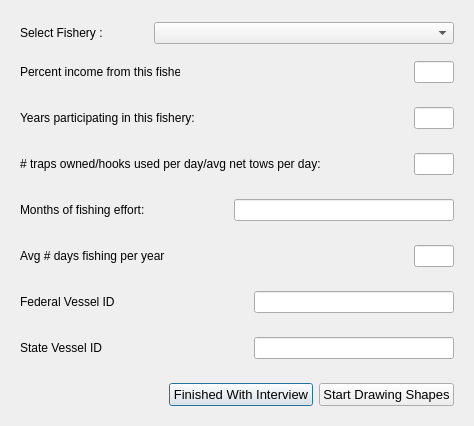
<ui version="4.0" >
 <author>Aaron Racicot</author>
 <class>SelectFishery</class>
 <widget class="QDialog" name="SelectFishery" >
  <property name="geometry" >
   <rect>
    <x>0</x>
    <y>0</y>
    <width>474</width>
    <height>426</height>
   </rect>
  </property>
  <property name="windowTitle" >
   <string>OpenOceanMap - Select Fishery</string>
  </property>
  <layout class="QVBoxLayout" name="verticalLayout" >
   <item>
    <layout class="QHBoxLayout" name="horizontalLayout_3" >
     <item>
      <widget class="QWidget" native="1" name="widget" >
       <layout class="QHBoxLayout" >
        <property name="spacing" >
         <number>6</number>
        </property>
        <property name="leftMargin" >
         <number>9</number>
        </property>
        <property name="topMargin" >
         <number>9</number>
        </property>
        <property name="rightMargin" >
         <number>9</number>
        </property>
        <property name="bottomMargin" >
         <number>0</number>
        </property>
        <item>
         <widget class="QLabel" name="fishery_text" >
          <property name="minimumSize" >
           <size>
            <width>100</width>
            <height>0</height>
           </size>
          </property>
          <property name="maximumSize" >
           <size>
            <width>100</width>
            <height>16777215</height>
           </size>
          </property>
          <property name="text" >
           <string>Select Fishery :</string>
          </property>
         </widget>
        </item>
        <item>
         <spacer name="horizontalSpacer_2" >
          <property name="orientation" >
           <enum>Qt::Horizontal</enum>
          </property>
          <property name="sizeHint" stdset="0" >
           <size>
            <width>40</width>
            <height>20</height>
           </size>
          </property>
         </spacer>
        </item>
        <item>
         <widget class="QComboBox" name="fishery_comboBox" >
          <property name="minimumSize" >
           <size>
            <width>300</width>
            <height>0</height>
           </size>
          </property>
          <property name="maximumSize" >
           <size>
            <width>300</width>
            <height>16777215</height>
           </size>
          </property>
          <item>
           <property name="text" >
            <string/>
           </property>
          </item>
          <item>
           <property name="text" >
            <string>Albacore Tuna - Troll (Jig)</string>
           </property>
          </item>
          <item>
           <property name="text" >
            <string>Dungeness Crab - Trap</string>
           </property>
          </item>
          <item>
           <property name="text" >
            <string>Flatfish – Hook and Line</string>
           </property>
          </item>
          <item>
           <property name="text" >
            <string>Groundfish - Midwater Trawl Pre RCA</string>
           </property>
          </item>
          <item>
           <property name="text" >
            <string>Groundfish - Midwater Trawl Post RCA</string>
           </property>
          </item>
          <item>
           <property name="text" >
            <string>Groundfish - Bottom Trawl Pre RCA</string>
           </property>
          </item>
          <item>
           <property name="text" >
            <string>Groundfish - Bottom Trawl Post RCA</string>
           </property>
          </item>
          <item>
           <property name="text" >
            <string>Groundfish - Longline Pre RCA (LE)</string>
           </property>
          </item>
          <item>
           <property name="text" >
            <string>Groundfish - Longline Post RCA (LE)</string>
           </property>
          </item>
          <item>
           <property name="text" >
            <string>Groundfish - Hook and Line Pre RCA (LE)</string>
           </property>
          </item>
          <item>
           <property name="text" >
            <string>Groundfish - Hook and Line Post RCA (LE)</string>
           </property>
          </item>
          <item>
           <property name="text" >
            <string>Groundfish - Trap Pre RCA (LE)</string>
           </property>
          </item>
          <item>
           <property name="text" >
            <string>Groundfish - Trap Post RCA (LE)</string>
           </property>
          </item>
          <item>
           <property name="text" >
            <string>Groundfish - Longline Pre RCA (OA)</string>
           </property>
          </item>
          <item>
           <property name="text" >
            <string>Groundfish - Longline Post RCA (OA)</string>
           </property>
          </item>
          <item>
           <property name="text" >
            <string>Groundfish - Hook and Line Pre RCA (OA)</string>
           </property>
          </item>
          <item>
           <property name="text" >
            <string>Groundfish - Hook and Line Post RCA (OA)</string>
           </property>
          </item>
          <item>
           <property name="text" >
            <string>Groundfish - Trap Pre RCA (OA)</string>
           </property>
          </item>
          <item>
           <property name="text" >
            <string>Groundfish - Trap Post RCA (OA)</string>
           </property>
          </item>
          <item>
           <property name="text" >
            <string>Hagfish – Trap</string>
           </property>
          </item>
          <item>
           <property name="text" >
            <string>Halibut – Longline</string>
           </property>
          </item>
          <item>
           <property name="text" >
            <string>Pink Shrimp – Trawl</string>
           </property>
          </item>
          <item>
           <property name="text" >
            <string>Salmon – Troll</string>
           </property>
          </item>
          <item>
           <property name="text" >
            <string>Sardine - Net (Seine)</string>
           </property>
          </item>
          <item>
           <property name="text" >
            <string>Shrimp/Prawn – Trap</string>
           </property>
          </item>
          <item>
           <property name="text" >
            <string>Urchin - Dive</string>
           </property>
          </item>
          <item>
           <property name="text" >
            <string>Other</string>
           </property>
          </item>
         </widget>
        </item>
       </layout>
      </widget>
     </item>
    </layout>
   </item>
   <item>
    <layout class="QHBoxLayout" name="horizontalLayout_5" >
     <item>
      <widget class="QWidget" native="1" name="widget_3" >
       <layout class="QHBoxLayout" name="horizontalLayout_4" >
        <item>
         <widget class="QLabel" name="label" >
          <property name="minimumSize" >
           <size>
            <width>160</width>
            <height>0</height>
           </size>
          </property>
          <property name="maximumSize" >
           <size>
            <width>160</width>
            <height>16777215</height>
           </size>
          </property>
          <property name="text" >
           <string>Percent income from this fishery:</string>
          </property>
         </widget>
        </item>
        <item>
         <spacer name="horizontalSpacer_3" >
          <property name="orientation" >
           <enum>Qt::Horizontal</enum>
          </property>
          <property name="sizeHint" stdset="0" >
           <size>
            <width>40</width>
            <height>20</height>
           </size>
          </property>
         </spacer>
        </item>
        <item>
         <widget class="QLineEdit" name="fish_perc_income" >
          <property name="minimumSize" >
           <size>
            <width>40</width>
            <height>0</height>
           </size>
          </property>
          <property name="maximumSize" >
           <size>
            <width>40</width>
            <height>16777215</height>
           </size>
          </property>
         </widget>
        </item>
       </layout>
       <zorder>fish_perc_income</zorder>
       <zorder>label</zorder>
       <zorder>horizontalSpacer_3</zorder>
      </widget>
     </item>
    </layout>
   </item>
   <item>
    <layout class="QHBoxLayout" name="horizontalLayout_7" >
     <item>
      <widget class="QWidget" native="1" name="widget_4" >
       <layout class="QHBoxLayout" name="horizontalLayout_8" >
        <item>
         <widget class="QLabel" name="label_3" >
          <property name="minimumSize" >
           <size>
            <width>200</width>
            <height>0</height>
           </size>
          </property>
          <property name="maximumSize" >
           <size>
            <width>200</width>
            <height>16777215</height>
           </size>
          </property>
          <property name="text" >
           <string>Years participating in this fishery:</string>
          </property>
         </widget>
        </item>
        <item>
         <spacer name="horizontalSpacer_3" >
          <property name="orientation" >
           <enum>Qt::Horizontal</enum>
          </property>
          <property name="sizeHint" stdset="0" >
           <size>
            <width>40</width>
            <height>20</height>
           </size>
          </property>
         </spacer>
        </item>
        <item>
         <widget class="QLineEdit" name="fish_yrs_partic" >
          <property name="minimumSize" >
           <size>
            <width>40</width>
            <height>0</height>
           </size>
          </property>
          <property name="maximumSize" >
           <size>
            <width>40</width>
            <height>16777215</height>
           </size>
          </property>
         </widget>
        </item>
       </layout>
      </widget>
     </item>
    </layout>
   </item>
   <item>
    <layout class="QHBoxLayout" name="horizontalLayout_13" >
     <item>
      <widget class="QWidget" native="1" name="widget_7" >
       <layout class="QHBoxLayout" name="horizontalLayout_14" >
        <item>
         <widget class="QLabel" name="label_6" >
          <property name="minimumSize" >
           <size>
            <width>300</width>
            <height>0</height>
           </size>
          </property>
          <property name="maximumSize" >
           <size>
            <width>300</width>
            <height>16777215</height>
           </size>
          </property>
          <property name="text" >
           <string># traps owned/hooks used per day/avg net tows per day:</string>
          </property>
         </widget>
        </item>
        <item>
         <spacer name="horizontalSpacer_3" >
          <property name="orientation" >
           <enum>Qt::Horizontal</enum>
          </property>
          <property name="sizeHint" stdset="0" >
           <size>
            <width>40</width>
            <height>20</height>
           </size>
          </property>
         </spacer>
        </item>
        <item>
         <widget class="QLineEdit" name="fish_num_gear" >
          <property name="minimumSize" >
           <size>
            <width>40</width>
            <height>0</height>
           </size>
          </property>
          <property name="maximumSize" >
           <size>
            <width>40</width>
            <height>16777215</height>
           </size>
          </property>
         </widget>
        </item>
       </layout>
      </widget>
     </item>
    </layout>
   </item>
   <item>
    <layout class="QHBoxLayout" name="horizontalLayout_9" >
     <item>
      <widget class="QWidget" native="1" name="widget_5" >
       <layout class="QHBoxLayout" name="horizontalLayout_10" >
        <item>
         <widget class="QLabel" name="label_4" >
          <property name="minimumSize" >
           <size>
            <width>160</width>
            <height>0</height>
           </size>
          </property>
          <property name="maximumSize" >
           <size>
            <width>160</width>
            <height>16777215</height>
           </size>
          </property>
          <property name="text" >
           <string>Months of fishing effort:</string>
          </property>
         </widget>
        </item>
        <item>
         <spacer name="horizontalSpacer_3" >
          <property name="orientation" >
           <enum>Qt::Horizontal</enum>
          </property>
          <property name="sizeHint" stdset="0" >
           <size>
            <width>40</width>
            <height>20</height>
           </size>
          </property>
         </spacer>
        </item>
        <item>
         <widget class="QLineEdit" name="fish_months" >
          <property name="minimumSize" >
           <size>
            <width>220</width>
            <height>0</height>
           </size>
          </property>
          <property name="maximumSize" >
           <size>
            <width>200</width>
            <height>16777215</height>
           </size>
          </property>
         </widget>
        </item>
       </layout>
      </widget>
     </item>
    </layout>
   </item>
   <item>
    <layout class="QHBoxLayout" name="horizontalLayout_11" >
     <item>
      <widget class="QWidget" native="1" name="widget_6" >
       <layout class="QHBoxLayout" name="horizontalLayout_12" >
        <item>
         <widget class="QLabel" name="label_5" >
          <property name="minimumSize" >
           <size>
            <width>160</width>
            <height>0</height>
           </size>
          </property>
          <property name="maximumSize" >
           <size>
            <width>160</width>
            <height>16777215</height>
           </size>
          </property>
          <property name="text" >
           <string>Avg # days fishing per year</string>
          </property>
         </widget>
        </item>
        <item>
         <spacer name="horizontalSpacer_3" >
          <property name="orientation" >
           <enum>Qt::Horizontal</enum>
          </property>
          <property name="sizeHint" stdset="0" >
           <size>
            <width>40</width>
            <height>20</height>
           </size>
          </property>
         </spacer>
        </item>
        <item>
         <widget class="QLineEdit" name="fish_avg_days" >
          <property name="minimumSize" >
           <size>
            <width>40</width>
            <height>0</height>
           </size>
          </property>
          <property name="maximumSize" >
           <size>
            <width>40</width>
            <height>16777215</height>
           </size>
          </property>
         </widget>
        </item>
       </layout>
      </widget>
     </item>
    </layout>
   </item>
   <item>
    <layout class="QHBoxLayout" name="horizontalLayout_15" >
     <item>
      <widget class="QWidget" native="1" name="widget_8" >
       <layout class="QHBoxLayout" name="horizontalLayout_16" >
        <item>
         <widget class="QLabel" name="label_7" >
          <property name="minimumSize" >
           <size>
            <width>160</width>
            <height>0</height>
           </size>
          </property>
          <property name="maximumSize" >
           <size>
            <width>160</width>
            <height>16777215</height>
           </size>
          </property>
          <property name="text" >
           <string>Federal Vessel ID</string>
          </property>
         </widget>
        </item>
        <item>
         <spacer name="horizontalSpacer_3" >
          <property name="orientation" >
           <enum>Qt::Horizontal</enum>
          </property>
          <property name="sizeHint" stdset="0" >
           <size>
            <width>40</width>
            <height>20</height>
           </size>
          </property>
         </spacer>
        </item>
        <item>
         <widget class="QLineEdit" name="federal_vessel_id_line" >
          <property name="minimumSize" >
           <size>
            <width>200</width>
            <height>0</height>
           </size>
          </property>
          <property name="maximumSize" >
           <size>
            <width>200</width>
            <height>16777215</height>
           </size>
          </property>
         </widget>
        </item>
       </layout>
      </widget>
     </item>
    </layout>
   </item>
   <item>
    <layout class="QHBoxLayout" name="horizontalLayout_17" >
     <item>
      <widget class="QWidget" native="1" name="widget_9" >
       <layout class="QHBoxLayout" name="horizontalLayout_18" >
        <item>
         <widget class="QLabel" name="label_8" >
          <property name="minimumSize" >
           <size>
            <width>160</width>
            <height>0</height>
           </size>
          </property>
          <property name="maximumSize" >
           <size>
            <width>160</width>
            <height>16777215</height>
           </size>
          </property>
          <property name="text" >
           <string>State Vessel ID</string>
          </property>
         </widget>
        </item>
        <item>
         <spacer name="horizontalSpacer_3" >
          <property name="orientation" >
           <enum>Qt::Horizontal</enum>
          </property>
          <property name="sizeHint" stdset="0" >
           <size>
            <width>40</width>
            <height>20</height>
           </size>
          </property>
         </spacer>
        </item>
        <item>
         <widget class="QLineEdit" name="state_vessel_id_line" >
          <property name="minimumSize" >
           <size>
            <width>200</width>
            <height>0</height>
           </size>
          </property>
          <property name="maximumSize" >
           <size>
            <width>200</width>
            <height>16777215</height>
           </size>
          </property>
         </widget>
        </item>
       </layout>
      </widget>
     </item>
    </layout>
   </item>
   <item>
    <layout class="QHBoxLayout" name="horizontalLayout_2" >
     <item>
      <widget class="QWidget" native="1" name="widget_2" >
       <layout class="QHBoxLayout" >
        <property name="spacing" >
         <number>6</number>
        </property>
        <property name="margin" >
         <number>9</number>
        </property>
        <item>
         <spacer name="horizontalSpacer" >
          <property name="orientation" >
           <enum>Qt::Horizontal</enum>
          </property>
          <property name="sizeHint" stdset="0" >
           <size>
            <width>40</width>
            <height>20</height>
           </size>
          </property>
         </spacer>
        </item>
        <item>
         <widget class="QPushButton" name="pbnFisheryFinished" >
          <property name="font" >
           <font>
            <pointsize>10</pointsize>
           </font>
          </property>
          <property name="text" >
           <string>Finished With Interview</string>
          </property>
         </widget>
        </item>
        <item>
         <widget class="QPushButton" name="pbnStartShapes" >
          <property name="font" >
           <font>
            <pointsize>10</pointsize>
           </font>
          </property>
          <property name="text" >
           <string>Start Drawing Shapes</string>
          </property>
         </widget>
        </item>
       </layout>
       <zorder>pbnFisheryFinished</zorder>
       <zorder>pbnStartShapes</zorder>
       <zorder>horizontalSpacer</zorder>
      </widget>
     </item>
    </layout>
   </item>
  </layout>
 </widget>
 <tabstops>
  <tabstop>fishery_comboBox</tabstop>
  <tabstop>fish_perc_income</tabstop>
  <tabstop>fish_yrs_partic</tabstop>
  <tabstop>fish_num_gear</tabstop>
  <tabstop>fish_months</tabstop>
  <tabstop>fish_avg_days</tabstop>
  <tabstop>federal_vessel_id_line</tabstop>
  <tabstop>state_vessel_id_line</tabstop>
  <tabstop>pbnStartShapes</tabstop>
  <tabstop>pbnFisheryFinished</tabstop>
 </tabstops>
 <resources/>
 <connections/>
</ui>
